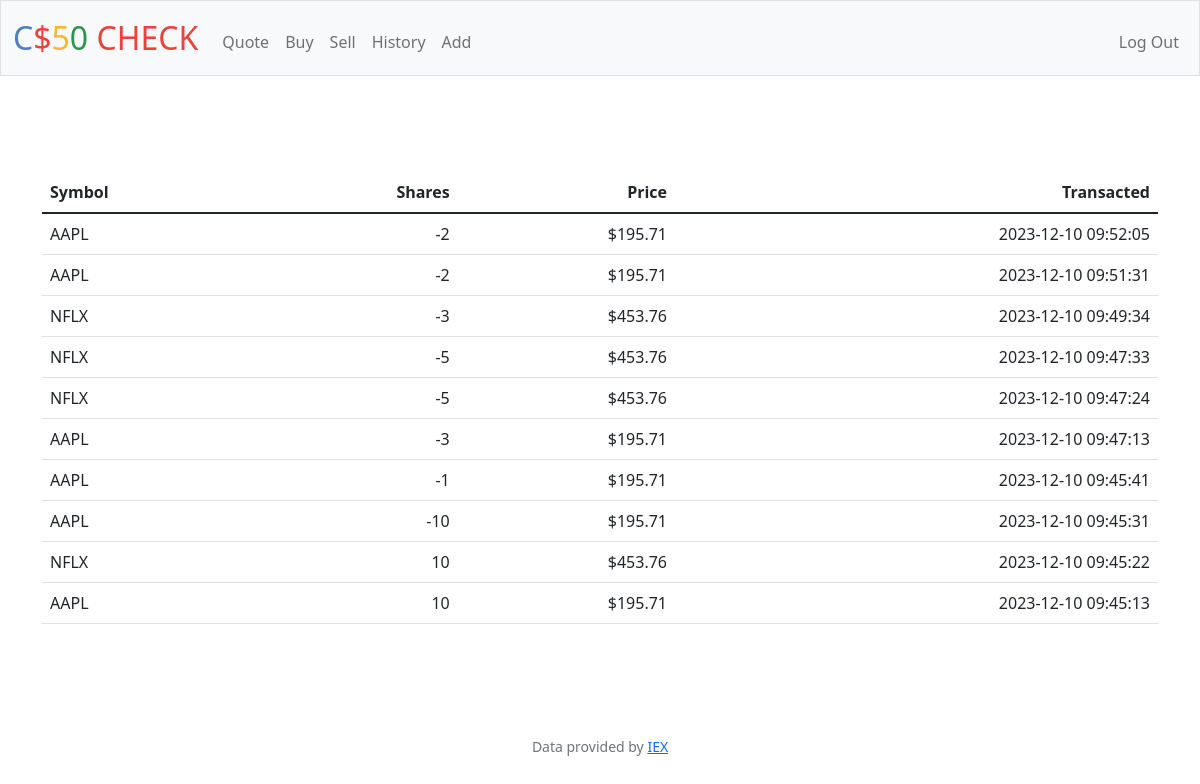
Screenshot of /history (signed in) with the database file from the repository.
### tables this page shows
CREATE TABLE 'transactions' ('id' INTEGER PRIMARY KEY AUTOINCREMENT NOT NULL, 'user_id' INTEGER, 'symbol' TEXT, 'price' REAL, 'shares' INTEGER, 'datetime' DATETIME);

### app.py (the view)
@app.route("/history")
@login_required
def history():
    user_id = session["user_id"]
    transactions = db.execute(
        "SELECT * FROM transactions WHERE user_id = ? ORDER BY datetime DESC", user_id
    )
    return render_template("history.html", rows=transactions)

### app.py (called while the page is built)
@app.after_request
def after_request(response):
    response.headers["Cache-Control"] = "no-cache, no-store, must-revalidate"
    response.headers["Expires"] = 0
    response.headers["Pragma"] = "no-cache"
    return response

### helpers.py (called while the page is built)
def login_required(f):
    @wraps(f)
    def decorated_function(*args, **kwargs):
        if session.get("user_id") is None:
            return redirect("/login")
        return f(*args, **kwargs)
    return decorated_function

### templates/history.html (shortened to what this page needs)
{% extends "layout.html" %}
{% block main %}
<main class="container py-5 text-center">
    <table class="table">
        <thead>
            <tr>
                <th class="text-start">Symbol</th>
                <th class="text-end">Shares</th>
                <th class="text-end">Price</th>
                <th class="text-end">Transacted</th>
            </tr>
        </thead>
        <tbody>
            {%for row in rows%}
                <tr>
                    <td class="text-start">{{row["symbol"]}}</td>
                    <td class="text-end">{{row["shares"]}}</td>
                    <td class="text-end">${{row["price"]}}</td>
                    <td class="text-end">{{row["datetime"]}}</td>
                </tr>
            {%endfor%}
        </tbody>
    </table>
        </main>
{% endblock %}

### templates/layout.html (shortened to what this page needs)
<!DOCTYPE html>
<html lang="en">
    <head>
        <link href="https://cdn.jsdelivr.net/npm/bootstrap@5.1.3/dist/css/bootstrap.min.css" rel="stylesheet">
        <link href="/static/styles.css" rel="stylesheet">
    </head>
    <body>
        <nav class="bg-light border navbar navbar-expand-md navbar-light">
            <div class="container-fluid">
                <a class="navbar-brand" href="/"><span class="blue">C</span><span class="red">$</span><span class="yellow">5</span><span class="green">0</span> <span class="red">CHECK</span></a>
                <div class="collapse navbar-collapse" id="navbar">
                    {% if session["user_id"] %}
                        <ul class="navbar-nav me-auto mt-2">
                            <li class="nav-item"><a class="nav-link" href="/quote">Quote</a></li>
                            <li class="nav-item"><a class="nav-link" href="/buy">Buy</a></li>
                            <li class="nav-item"><a class="nav-link" href="/sell">Sell</a></li>
                            <li class="nav-item"><a class="nav-link" href="/history">History</a></li>
                            <li class="nav-item"><a class="nav-link" href="/add">Add</a></li>
                        </ul>
                        <ul class="navbar-nav ms-auto mt-2">
                            <li class="nav-item"><a class="nav-link" href="/logout">Log Out</a></li>
                        </ul>
                    {% else %}
                        <ul class="navbar-nav ms-auto mt-2">
                            <li class="nav-item"><a class="nav-link" href="/register">Register</a></li>
                            <li class="nav-item"><a class="nav-link" href="/login">Log In</a></li>
                        </ul>
                    {% endif %}
                </div>
            </div>
        </nav>
        <main class="container-fluid py-5 text-center">
            {% block main %}{% endblock %}
        </main>
        <footer class="mb-5 small text-center text-muted">
            Data provided by <a href="https://iexcloud.io/">IEX</a>
        </footer>
    </body>
</html>

### static/styles.css (style rules this page uses)
nav .navbar-brand { font-size: xx-large; }
nav .navbar-brand .blue { color: #537fbe; }
nav .navbar-brand .red { color: #ea433b; }
nav .navbar-brand .yellow { color: #f5b82e; }
nav .navbar-brand .green { color: #2e944b; }

### rows the page displays
transactions: symbol "AAPL", shares "-2", price "195.71", datetime "2023-12-10 09:52:05"
transactions: symbol "AAPL", shares "-2", price "195.71", datetime "2023-12-10 09:51:31"
transactions: symbol "NFLX", shares "-3", price "453.76", datetime "2023-12-10 09:49:34"
transactions: symbol "NFLX", shares "-5", price "453.76", datetime "2023-12-10 09:47:33"
transactions: symbol "NFLX", shares "-5", price "453.76", datetime "2023-12-10 09:47:24"
transactions: symbol "AAPL", shares "-3", price "195.71", datetime "2023-12-10 09:47:13"
transactions: symbol "AAPL", shares "-1", price "195.71", datetime "2023-12-10 09:45:41"
transactions: symbol "AAPL", shares "-10", price "195.71", datetime "2023-12-10 09:45:31"
transactions: symbol "NFLX", shares "10", price "453.76", datetime "2023-12-10 09:45:22"
transactions: symbol "AAPL", shares "10", price "195.71", datetime "2023-12-10 09:45:13"
